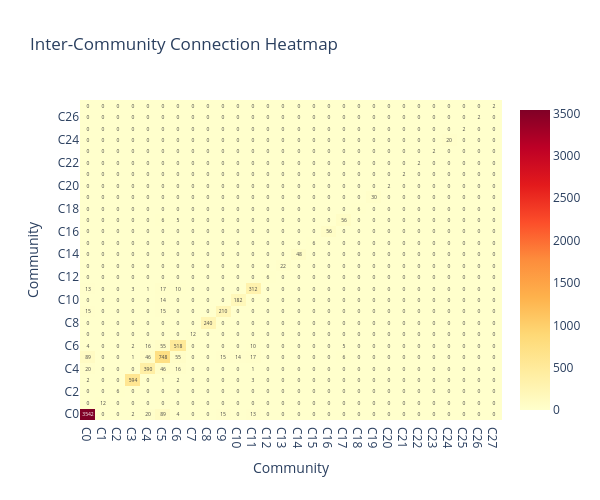

Here is the notebook cell this chart was saved with:
### Markdown cell above
## <font size=5>**5.8. Inter-Community Heatmap**</font> <a class="anchor" id="5.8"></a>

[Back to TOC](#toc)

### Code cell
# Count edges between communities
n_comm = n_communities
inter_comm_matrix = np.zeros((n_comm, n_comm))

for u, v in G_company_connected.edges():
    c1 = partition[u]
    c2 = partition[v]
    inter_comm_matrix[c1][c2] += 1
    inter_comm_matrix[c2][c1] += 1

fig = go.Figure(data=go.Heatmap(
    z=inter_comm_matrix,
    x=[f"C{i}" for i in range(n_comm)],
    y=[f"C{i}" for i in range(n_comm)],
    colorscale='YlOrRd',
    text=inter_comm_matrix.astype(int),
    texttemplate="%{text}",
    hovertemplate="Community %{x} ↔ %{y}<br>Connections: %{z}<extra></extra>"
))

fig.update_layout(
    title="Inter-Community Connection Heatmap",
    xaxis_title="Community",
    yaxis_title="Community",
    height=500, width=600
)
fig.show()

### Figure 1 — Plotly figure (JSON) as saved in the notebook; plotly's stock layout.template omitted (floating-point values rounded to 4 significant figures; data arrays with more than 128 entries replaced by an {"elided": "..."} marker saying what was removed)
{"data": [{"colorscale": [[0, "rgb(255,255,204)"], [0.125, "rgb(255,237,160)"], [0.25, "rgb(254,217,118)"], [0.375, "rgb(254,178,76)"], [0.5, "rgb(253,141,60)"], [0.625, "rgb(252,78,42)"], [0.75, "rgb(227,26,28)"], [0.875, "rgb(189,0,38)"], [1, "rgb(128,0,38)"]], "hovertemplate": "Community %{x} ↔ %{y}<br>Connections: %{z}<extra></extra>", "text": {"elided": "28x28 int values"}, "texttemplate": "%{text}", "type": "heatmap", "x": ["C0", "C1", "C2", "C3", "C4", "C5", "C6", "C7", "C8", "C9", "C10", "C11", "C12", "C13", "C14", "C15", "C16", "C17", "C18", "C19", "C20", "C21", "C22", "C23", "C24", "C25", "C26", "C27"], "y": ["C0", "C1", "C2", "C3", "C4", "C5", "C6", "C7", "C8", "C9", "C10", "C11", "C12", "C13", "C14", "C15", "C16", "C17", "C18", "C19", "C20", "C21", "C22", "C23", "C24", "C25", "C26", "C27"], "z": {"elided": "28x28 float values"}}], "layout": {"height": 500, "title": {"text": "Inter-Community Connection Heatmap"}, "width": 600, "xaxis": {"title": {"text": "Community"}}, "yaxis": {"title": {"text": "Community"}}}}
